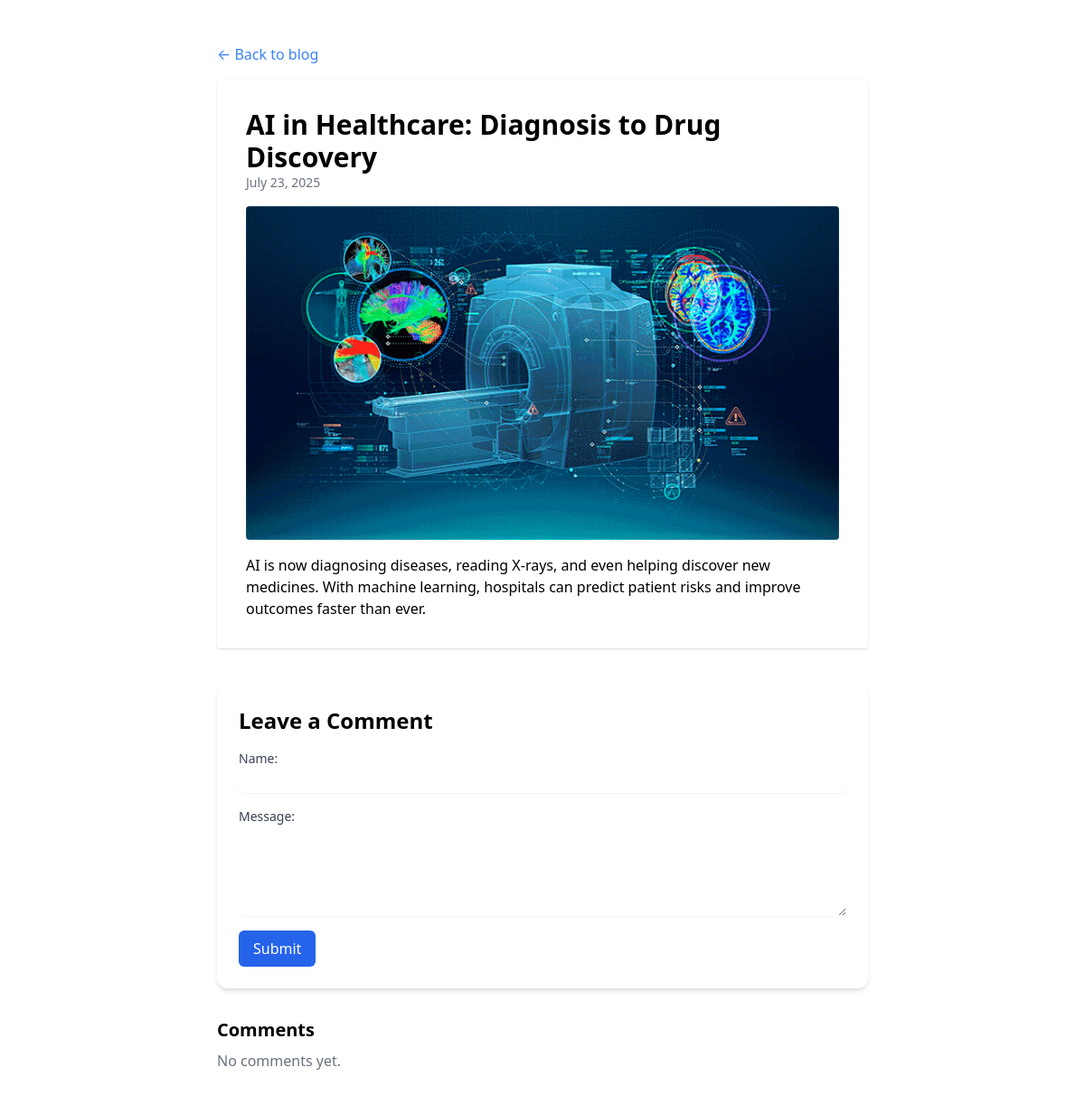
The page /post/ai-in-healthcare/ on the database its author committed.
### app/models.py (models this page shows, shortened)
class Post(models.Model):
    title = models.CharField(max_length=200)
    slug = models.SlugField(unique=True, blank=True)
    content = models.TextField()
    image = models.ImageField(upload_to='post_images/', blank=True, null=True)
    category = models.ForeignKey(Category, on_delete=models.SET_NULL, null=True, blank=True)
    created_at = models.DateTimeField(auto_now_add=True)

### app/views.py (the view)
# urls.py: path('post/<slug:slug>/', views.post_detail, name='post_detail'),
def post_detail(request, slug):
    post = get_object_or_404(Post, slug=slug)
    comments = post.comments.all().order_by('-created_at')
    form = CommentForm(request.POST or None)
    if request.method == 'POST' and form.is_valid():
        comment = form.save(commit=False)
        comment.post = post
        comment.save()
        return redirect('post_detail', slug=slug)
    return render(request, 'post_detail.html', {'post': post, 'form': form, 'comments': comments})

### app/forms.py
class CommentForm(forms.ModelForm):
    class Meta:
        model = Comment
        fields = ['name', 'message']

### app/templates/post_detail.html (shortened to what this page needs)
<!DOCTYPE html>
<html lang="en">
<head>
  <link href="https://cdn.jsdelivr.net/npm/tailwindcss@2.2.19/dist/tailwind.min.css" rel="stylesheet">
</head>
<body>
  <div class="max-w-3xl mx-auto py-12 px-6">
    <a href="/" class="text-blue-500">← Back to blog</a>
    <div class="bg-white p-8 rounded shadow mt-4">
      <h1 class="text-3xl font-bold">{{ post.title }}</h1>
      <p class="text-sm text-gray-500 mb-4">{{ post.created_at|date:"F d, Y" }}</p>
      {% if post.image %}<img src="{{ post.image.url }}" class="mb-4 rounded" />{% endif %}
      <div class="prose">{{ post.content|linebreaks }}</div>
    </div>
<div class="mt-10 bg-white p-6 rounded-xl shadow-md">
  <h2 class="text-2xl font-semibold mb-4">Leave a Comment</h2>
  <form method="post" class="space-y-4">{% csrf_token %}
    <div>
      <label for="name" class="block text-sm font-medium text-gray-700">Name:</label>
      <input type="text" name="name" id="name" class="mt-1 block w-full rounded-md border-gray-300 shadow-sm focus:ring-blue-500 focus:border-blue-500">
    </div>
    <div>
      <label for="message" class="block text-sm font-medium text-gray-700">Message:</label>
      <textarea name="message" id="message" rows="4" class="mt-1 block w-full rounded-md border-gray-300 shadow-sm focus:ring-blue-500 focus:border-blue-500"></textarea>
    </div>
    <div>
      <button type="submit" class="inline-flex items-center px-4 py-2 bg-blue-600 text-white font-medium rounded-md hover:bg-blue-700 transition">
        Submit
      </button>
    </div>
  </form>
</div>
<div class="mt-8">
  <h3 class="text-xl font-semibold mb-2">Comments</h3>
  {% if post.comments.all %}
    <ul class="space-y-4">
      {% for comment in post.comments.all %}
        <li class="bg-gray-100 p-4 rounded-md shadow-sm">
          <p class="font-semibold text-gray-800">{{ comment.name }}</p>
          <p class="text-gray-700">{{ comment.message }}</p>
        </li>
      {% endfor %}
    </ul>
  {% else %}
    <p class="text-gray-500">No comments yet.</p>
  {% endif %}
</div>
</body>
</html>

### rows shown on the page
Post: title "AI in Healthcare: Diagnosis to Drug Discovery", created_at "July 23, 2025", image (picture), content "AI is now diagnosing diseases, reading X-rays, and even helping discover new medicines. With machine learning, hospitals can predict patient risks and improve outcomes faster than ever."
